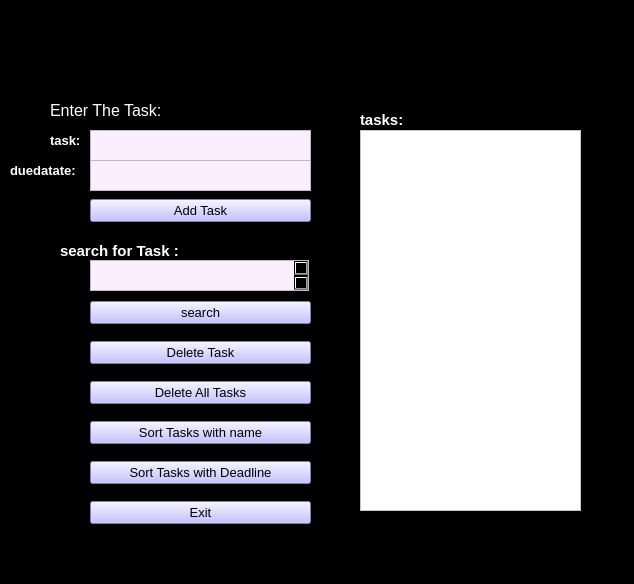
<?xml version="1.0" encoding="UTF-8"?>
<ui version="4.0">
 <class>ToDoList</class>
 <widget class="QMainWindow" name="ToDoList">
  <property name="geometry">
   <rect>
    <x>0</x>
    <y>0</y>
    <width>634</width>
    <height>584</height>
   </rect>
  </property>
  <property name="palette">
   <palette>
    <active>
     <colorrole role="WindowText">
      <brush brushstyle="SolidPattern">
       <color alpha="255">
        <red>0</red>
        <green>0</green>
        <blue>0</blue>
       </color>
      </brush>
     </colorrole>
     <colorrole role="Button">
      <brush brushstyle="SolidPattern">
       <color alpha="255">
        <red>0</red>
        <green>0</green>
        <blue>0</blue>
       </color>
      </brush>
     </colorrole>
     <colorrole role="Light">
      <brush brushstyle="SolidPattern">
       <color alpha="255">
        <red>255</red>
        <green>255</green>
        <blue>255</blue>
       </color>
      </brush>
     </colorrole>
     <colorrole role="Midlight">
      <brush brushstyle="SolidPattern">
       <color alpha="255">
        <red>255</red>
        <green>255</green>
        <blue>255</blue>
       </color>
      </brush>
     </colorrole>
     <colorrole role="Dark">
      <brush brushstyle="SolidPattern">
       <color alpha="255">
        <red>127</red>
        <green>127</green>
        <blue>127</blue>
       </color>
      </brush>
     </colorrole>
     <colorrole role="Mid">
      <brush brushstyle="SolidPattern">
       <color alpha="255">
        <red>170</red>
        <green>170</green>
        <blue>170</blue>
       </color>
      </brush>
     </colorrole>
     <colorrole role="Text">
      <brush brushstyle="SolidPattern">
       <color alpha="255">
        <red>0</red>
        <green>0</green>
        <blue>0</blue>
       </color>
      </brush>
     </colorrole>
     <colorrole role="BrightText">
      <brush brushstyle="SolidPattern">
       <color alpha="255">
        <red>255</red>
        <green>255</green>
        <blue>255</blue>
       </color>
      </brush>
     </colorrole>
     <colorrole role="ButtonText">
      <brush brushstyle="SolidPattern">
       <color alpha="255">
        <red>0</red>
        <green>0</green>
        <blue>0</blue>
       </color>
      </brush>
     </colorrole>
     <colorrole role="Base">
      <brush brushstyle="SolidPattern">
       <color alpha="255">
        <red>0</red>
        <green>0</green>
        <blue>0</blue>
       </color>
      </brush>
     </colorrole>
     <colorrole role="Window">
      <brush brushstyle="SolidPattern">
       <color alpha="255">
        <red>0</red>
        <green>0</green>
        <blue>0</blue>
       </color>
      </brush>
     </colorrole>
     <colorrole role="Shadow">
      <brush brushstyle="SolidPattern">
       <color alpha="255">
        <red>0</red>
        <green>0</green>
        <blue>0</blue>
       </color>
      </brush>
     </colorrole>
     <colorrole role="AlternateBase">
      <brush brushstyle="SolidPattern">
       <color alpha="255">
        <red>255</red>
        <green>255</green>
        <blue>255</blue>
       </color>
      </brush>
     </colorrole>
     <colorrole role="ToolTipBase">
      <brush brushstyle="SolidPattern">
       <color alpha="255">
        <red>255</red>
        <green>255</green>
        <blue>220</blue>
       </color>
      </brush>
     </colorrole>
     <colorrole role="ToolTipText">
      <brush brushstyle="SolidPattern">
       <color alpha="255">
        <red>0</red>
        <green>0</green>
        <blue>0</blue>
       </color>
      </brush>
     </colorrole>
     <colorrole role="PlaceholderText">
      <brush brushstyle="SolidPattern">
       <color alpha="128">
        <red>0</red>
        <green>0</green>
        <blue>0</blue>
       </color>
      </brush>
     </colorrole>
    </active>
    <inactive>
     <colorrole role="WindowText">
      <brush brushstyle="SolidPattern">
       <color alpha="255">
        <red>0</red>
        <green>0</green>
        <blue>0</blue>
       </color>
      </brush>
     </colorrole>
     <colorrole role="Button">
      <brush brushstyle="SolidPattern">
       <color alpha="255">
        <red>0</red>
        <green>0</green>
        <blue>0</blue>
       </color>
      </brush>
     </colorrole>
     <colorrole role="Light">
      <brush brushstyle="SolidPattern">
       <color alpha="255">
        <red>255</red>
        <green>255</green>
        <blue>255</blue>
       </color>
      </brush>
     </colorrole>
     <colorrole role="Midlight">
      <brush brushstyle="SolidPattern">
       <color alpha="255">
        <red>255</red>
        <green>255</green>
        <blue>255</blue>
       </color>
      </brush>
     </colorrole>
     <colorrole role="Dark">
      <brush brushstyle="SolidPattern">
       <color alpha="255">
        <red>127</red>
        <green>127</green>
        <blue>127</blue>
       </color>
      </brush>
     </colorrole>
     <colorrole role="Mid">
      <brush brushstyle="SolidPattern">
       <color alpha="255">
        <red>170</red>
        <green>170</green>
        <blue>170</blue>
       </color>
      </brush>
     </colorrole>
     <colorrole role="Text">
      <brush brushstyle="SolidPattern">
       <color alpha="255">
        <red>0</red>
        <green>0</green>
        <blue>0</blue>
       </color>
      </brush>
     </colorrole>
     <colorrole role="BrightText">
      <brush brushstyle="SolidPattern">
       <color alpha="255">
        <red>255</red>
        <green>255</green>
        <blue>255</blue>
       </color>
      </brush>
     </colorrole>
     <colorrole role="ButtonText">
      <brush brushstyle="SolidPattern">
       <color alpha="255">
        <red>0</red>
        <green>0</green>
        <blue>0</blue>
       </color>
      </brush>
     </colorrole>
     <colorrole role="Base">
      <brush brushstyle="SolidPattern">
       <color alpha="255">
        <red>0</red>
        <green>0</green>
        <blue>0</blue>
       </color>
      </brush>
     </colorrole>
     <colorrole role="Window">
      <brush brushstyle="SolidPattern">
       <color alpha="255">
        <red>0</red>
        <green>0</green>
        <blue>0</blue>
       </color>
      </brush>
     </colorrole>
     <colorrole role="Shadow">
      <brush brushstyle="SolidPattern">
       <color alpha="255">
        <red>0</red>
        <green>0</green>
        <blue>0</blue>
       </color>
      </brush>
     </colorrole>
     <colorrole role="AlternateBase">
      <brush brushstyle="SolidPattern">
       <color alpha="255">
        <red>255</red>
        <green>255</green>
        <blue>255</blue>
       </color>
      </brush>
     </colorrole>
     <colorrole role="ToolTipBase">
      <brush brushstyle="SolidPattern">
       <color alpha="255">
        <red>255</red>
        <green>255</green>
        <blue>220</blue>
       </color>
      </brush>
     </colorrole>
     <colorrole role="ToolTipText">
      <brush brushstyle="SolidPattern">
       <color alpha="255">
        <red>0</red>
        <green>0</green>
        <blue>0</blue>
       </color>
      </brush>
     </colorrole>
     <colorrole role="PlaceholderText">
      <brush brushstyle="SolidPattern">
       <color alpha="128">
        <red>0</red>
        <green>0</green>
        <blue>0</blue>
       </color>
      </brush>
     </colorrole>
    </inactive>
    <disabled>
     <colorrole role="WindowText">
      <brush brushstyle="SolidPattern">
       <color alpha="255">
        <red>127</red>
        <green>127</green>
        <blue>127</blue>
       </color>
      </brush>
     </colorrole>
     <colorrole role="Button">
      <brush brushstyle="SolidPattern">
       <color alpha="255">
        <red>0</red>
        <green>0</green>
        <blue>0</blue>
       </color>
      </brush>
     </colorrole>
     <colorrole role="Light">
      <brush brushstyle="SolidPattern">
       <color alpha="255">
        <red>255</red>
        <green>255</green>
        <blue>255</blue>
       </color>
      </brush>
     </colorrole>
     <colorrole role="Midlight">
      <brush brushstyle="SolidPattern">
       <color alpha="255">
        <red>255</red>
        <green>255</green>
        <blue>255</blue>
       </color>
      </brush>
     </colorrole>
     <colorrole role="Dark">
      <brush brushstyle="SolidPattern">
       <color alpha="255">
        <red>127</red>
        <green>127</green>
        <blue>127</blue>
       </color>
      </brush>
     </colorrole>
     <colorrole role="Mid">
      <brush brushstyle="SolidPattern">
       <color alpha="255">
        <red>170</red>
        <green>170</green>
        <blue>170</blue>
       </color>
      </brush>
     </colorrole>
     <colorrole role="Text">
      <brush brushstyle="SolidPattern">
       <color alpha="255">
        <red>127</red>
        <green>127</green>
        <blue>127</blue>
       </color>
      </brush>
     </colorrole>
     <colorrole role="BrightText">
      <brush brushstyle="SolidPattern">
       <color alpha="255">
        <red>255</red>
        <green>255</green>
        <blue>255</blue>
       </color>
      </brush>
     </colorrole>
     <colorrole role="ButtonText">
      <brush brushstyle="SolidPattern">
       <color alpha="255">
        <red>127</red>
        <green>127</green>
        <blue>127</blue>
       </color>
      </brush>
     </colorrole>
     <colorrole role="Base">
      <brush brushstyle="SolidPattern">
       <color alpha="255">
        <red>0</red>
        <green>0</green>
        <blue>0</blue>
       </color>
      </brush>
     </colorrole>
     <colorrole role="Window">
      <brush brushstyle="SolidPattern">
       <color alpha="255">
        <red>0</red>
        <green>0</green>
        <blue>0</blue>
       </color>
      </brush>
     </colorrole>
     <colorrole role="Shadow">
      <brush brushstyle="SolidPattern">
       <color alpha="255">
        <red>0</red>
        <green>0</green>
        <blue>0</blue>
       </color>
      </brush>
     </colorrole>
     <colorrole role="AlternateBase">
      <brush brushstyle="SolidPattern">
       <color alpha="255">
        <red>255</red>
        <green>255</green>
        <blue>255</blue>
       </color>
      </brush>
     </colorrole>
     <colorrole role="ToolTipBase">
      <brush brushstyle="SolidPattern">
       <color alpha="255">
        <red>255</red>
        <green>255</green>
        <blue>220</blue>
       </color>
      </brush>
     </colorrole>
     <colorrole role="ToolTipText">
      <brush brushstyle="SolidPattern">
       <color alpha="255">
        <red>0</red>
        <green>0</green>
        <blue>0</blue>
       </color>
      </brush>
     </colorrole>
     <colorrole role="PlaceholderText">
      <brush brushstyle="SolidPattern">
       <color alpha="128">
        <red>0</red>
        <green>0</green>
        <blue>0</blue>
       </color>
      </brush>
     </colorrole>
    </disabled>
   </palette>
  </property>
  <property name="windowTitle">
   <string>MainWindow</string>
  </property>
  <property name="styleSheet">
   <string notr="true">background-color: rgb(0, 0, 0);</string>
  </property>
  <widget class="QWidget" name="centralwidget">
   <widget class="QWidget" name="verticalLayoutWidget">
    <property name="geometry">
     <rect>
      <x>90</x>
      <y>190</y>
      <width>221</width>
      <height>41</height>
     </rect>
    </property>
    <layout class="QVBoxLayout" name="verticalLayout">
     <item>
      <widget class="QPushButton" name="addtask">
       <property name="palette">
        <palette>
         <active>
          <colorrole role="WindowText">
           <brush brushstyle="SolidPattern">
            <color alpha="255">
             <red>0</red>
             <green>0</green>
             <blue>0</blue>
            </color>
           </brush>
          </colorrole>
          <colorrole role="Button">
           <brush brushstyle="SolidPattern">
            <color alpha="255">
             <red>181</red>
             <green>176</green>
             <blue>255</blue>
            </color>
           </brush>
          </colorrole>
          <colorrole role="Light">
           <brush brushstyle="SolidPattern">
            <color alpha="255">
             <red>255</red>
             <green>255</green>
             <blue>255</blue>
            </color>
           </brush>
          </colorrole>
          <colorrole role="Midlight">
           <brush brushstyle="SolidPattern">
            <color alpha="255">
             <red>212</red>
             <green>255</green>
             <blue>255</blue>
            </color>
           </brush>
          </colorrole>
          <colorrole role="Dark">
           <brush brushstyle="SolidPattern">
            <color alpha="255">
             <red>85</red>
             <green>127</green>
             <blue>127</blue>
            </color>
           </brush>
          </colorrole>
          <colorrole role="Mid">
           <brush brushstyle="SolidPattern">
            <color alpha="255">
             <red>113</red>
             <green>170</green>
             <blue>170</blue>
            </color>
           </brush>
          </colorrole>
          <colorrole role="Text">
           <brush brushstyle="SolidPattern">
            <color alpha="255">
             <red>0</red>
             <green>0</green>
             <blue>0</blue>
            </color>
           </brush>
          </colorrole>
          <colorrole role="BrightText">
           <brush brushstyle="SolidPattern">
            <color alpha="255">
             <red>255</red>
             <green>255</green>
             <blue>255</blue>
            </color>
           </brush>
          </colorrole>
          <colorrole role="ButtonText">
           <brush brushstyle="SolidPattern">
            <color alpha="255">
             <red>0</red>
             <green>0</green>
             <blue>0</blue>
            </color>
           </brush>
          </colorrole>
          <colorrole role="Base">
           <brush brushstyle="SolidPattern">
            <color alpha="255">
             <red>181</red>
             <green>176</green>
             <blue>255</blue>
            </color>
           </brush>
          </colorrole>
          <colorrole role="Window">
           <brush brushstyle="SolidPattern">
            <color alpha="255">
             <red>181</red>
             <green>176</green>
             <blue>255</blue>
            </color>
           </brush>
          </colorrole>
          <colorrole role="Shadow">
           <brush brushstyle="SolidPattern">
            <color alpha="255">
             <red>0</red>
             <green>0</green>
             <blue>0</blue>
            </color>
           </brush>
          </colorrole>
          <colorrole role="AlternateBase">
           <brush brushstyle="SolidPattern">
            <color alpha="255">
             <red>212</red>
             <green>255</green>
             <blue>255</blue>
            </color>
           </brush>
          </colorrole>
          <colorrole role="ToolTipBase">
           <brush brushstyle="SolidPattern">
            <color alpha="255">
             <red>255</red>
             <green>255</green>
             <blue>220</blue>
            </color>
           </brush>
          </colorrole>
          <colorrole role="ToolTipText">
           <brush brushstyle="SolidPattern">
            <color alpha="255">
             <red>0</red>
             <green>0</green>
             <blue>0</blue>
            </color>
           </brush>
          </colorrole>
          <colorrole role="PlaceholderText">
           <brush brushstyle="SolidPattern">
            <color alpha="128">
             <red>0</red>
             <green>0</green>
             <blue>0</blue>
            </color>
           </brush>
          </colorrole>
         </active>
         <inactive>
          <colorrole role="WindowText">
           <brush brushstyle="SolidPattern">
            <color alpha="255">
             <red>0</red>
             <green>0</green>
             <blue>0</blue>
            </color>
           </brush>
          </colorrole>
          <colorrole role="Button">
           <brush brushstyle="SolidPattern">
            <color alpha="255">
             <red>181</red>
             <green>176</green>
             <blue>255</blue>
            </color>
           </brush>
          </colorrole>
          <colorrole role="Light">
           <brush brushstyle="SolidPattern">
            <color alpha="255">
             <red>255</red>
             <green>255</green>
             <blue>255</blue>
            </color>
           </brush>
          </colorrole>
          <colorrole role="Midlight">
           <brush brushstyle="SolidPattern">
            <color alpha="255">
             <red>212</red>
             <green>255</green>
             <blue>255</blue>
            </color>
           </brush>
          </colorrole>
          <colorrole role="Dark">
           <brush brushstyle="SolidPattern">
            <color alpha="255">
             <red>85</red>
             <green>127</green>
             <blue>127</blue>
            </color>
           </brush>
          </colorrole>
          <colorrole role="Mid">
           <brush brushstyle="SolidPattern">
            <color alpha="255">
             <red>113</red>
             <green>170</green>
             <blue>170</blue>
            </color>
           </brush>
          </colorrole>
          <colorrole role="Text">
           <brush brushstyle="SolidPattern">
            <color alpha="255">
             <red>0</red>
             <green>0</green>
             <blue>0</blue>
            </color>
           </brush>
          </colorrole>
          <colorrole role="BrightText">
           <brush brushstyle="SolidPattern">
            <color alpha="255">
             <red>255</red>
             <green>255</green>
             <blue>255</blue>
            </color>
           </brush>
          </colorrole>
          <colorrole role="ButtonText">
           <brush brushstyle="SolidPattern">
            <color alpha="255">
             <red>0</red>
             <green>0</green>
             <blue>0</blue>
            </color>
           </brush>
          </colorrole>
          <colorrole role="Base">
           <brush brushstyle="SolidPattern">
            <color alpha="255">
             <red>181</red>
             <green>176</green>
             <blue>255</blue>
            </color>
           </brush>
          </colorrole>
          <colorrole role="Window">
           <brush brushstyle="SolidPattern">
            <color alpha="255">
             <red>181</red>
             <green>176</green>
             <blue>255</blue>
            </color>
           </brush>
          </colorrole>
          <colorrole role="Shadow">
           <brush brushstyle="SolidPattern">
            <color alpha="255">
             <red>0</red>
             <green>0</green>
             <blue>0</blue>
            </color>
           </brush>
          </colorrole>
          <colorrole role="AlternateBase">
           <brush brushstyle="SolidPattern">
            <color alpha="255">
             <red>212</red>
             <green>255</green>
             <blue>255</blue>
            </color>
           </brush>
          </colorrole>
          <colorrole role="ToolTipBase">
           <brush brushstyle="SolidPattern">
            <color alpha="255">
             <red>255</red>
             <green>255</green>
             <blue>220</blue>
            </color>
           </brush>
          </colorrole>
          <colorrole role="ToolTipText">
           <brush brushstyle="SolidPattern">
            <color alpha="255">
             <red>0</red>
             <green>0</green>
             <blue>0</blue>
            </color>
           </brush>
          </colorrole>
          <colorrole role="PlaceholderText">
           <brush brushstyle="SolidPattern">
            <color alpha="128">
             <red>0</red>
             <green>0</green>
             <blue>0</blue>
            </color>
           </brush>
          </colorrole>
         </inactive>
         <disabled>
          <colorrole role="WindowText">
           <brush brushstyle="SolidPattern">
            <color alpha="255">
             <red>85</red>
             <green>127</green>
             <blue>127</blue>
            </color>
           </brush>
          </colorrole>
          <colorrole role="Button">
           <brush brushstyle="SolidPattern">
            <color alpha="255">
             <red>181</red>
             <green>176</green>
             <blue>255</blue>
            </color>
           </brush>
          </colorrole>
          <colorrole role="Light">
           <brush brushstyle="SolidPattern">
            <color alpha="255">
             <red>255</red>
             <green>255</green>
             <blue>255</blue>
            </color>
           </brush>
          </colorrole>
          <colorrole role="Midlight">
           <brush brushstyle="SolidPattern">
            <color alpha="255">
             <red>212</red>
             <green>255</green>
             <blue>255</blue>
            </color>
           </brush>
          </colorrole>
          <colorrole role="Dark">
           <brush brushstyle="SolidPattern">
            <color alpha="255">
             <red>85</red>
             <green>127</green>
             <blue>127</blue>
            </color>
           </brush>
          </colorrole>
          <colorrole role="Mid">
           <brush brushstyle="SolidPattern">
            <color alpha="255">
             <red>113</red>
             <green>170</green>
             <blue>170</blue>
            </color>
           </brush>
          </colorrole>
          <colorrole role="Text">
           <brush brushstyle="SolidPattern">
            <color alpha="255">
             <red>85</red>
             <green>127</green>
             <blue>127</blue>
            </color>
           </brush>
          </colorrole>
          <colorrole role="BrightText">
           <brush brushstyle="SolidPattern">
            <color alpha="255">
             <red>255</red>
             <green>255</green>
             <blue>255</blue>
            </color>
           </brush>
          </colorrole>
          <colorrole role="ButtonText">
           <brush brushstyle="SolidPattern">
            <color alpha="255">
             <red>85</red>
             <green>127</green>
             <blue>127</blue>
            </color>
           </brush>
          </colorrole>
          <colorrole role="Base">
           <brush brushstyle="SolidPattern">
            <color alpha="255">
             <red>181</red>
             <green>176</green>
             <blue>255</blue>
            </color>
           </brush>
          </colorrole>
          <colorrole role="Window">
           <brush brushstyle="SolidPattern">
            <color alpha="255">
             <red>181</red>
             <green>176</green>
             <blue>255</blue>
            </color>
           </brush>
          </colorrole>
          <colorrole role="Shadow">
           <brush brushstyle="SolidPattern">
            <color alpha="255">
             <red>0</red>
             <green>0</green>
             <blue>0</blue>
            </color>
           </brush>
          </colorrole>
          <colorrole role="AlternateBase">
           <brush brushstyle="SolidPattern">
            <color alpha="255">
             <red>170</red>
             <green>255</green>
             <blue>255</blue>
            </color>
           </brush>
          </colorrole>
          <colorrole role="ToolTipBase">
           <brush brushstyle="SolidPattern">
            <color alpha="255">
             <red>255</red>
             <green>255</green>
             <blue>220</blue>
            </color>
           </brush>
          </colorrole>
          <colorrole role="ToolTipText">
           <brush brushstyle="SolidPattern">
            <color alpha="255">
             <red>0</red>
             <green>0</green>
             <blue>0</blue>
            </color>
           </brush>
          </colorrole>
          <colorrole role="PlaceholderText">
           <brush brushstyle="SolidPattern">
            <color alpha="128">
             <red>0</red>
             <green>0</green>
             <blue>0</blue>
            </color>
           </brush>
          </colorrole>
         </disabled>
        </palette>
       </property>
       <property name="font">
        <font>
         <pointsize>10</pointsize>
        </font>
       </property>
       <property name="styleSheet">
        <string notr="true">
background-color: rgb(181, 176, 255);
</string>
       </property>
       <property name="text">
        <string>Add Task</string>
       </property>
      </widget>
     </item>
    </layout>
   </widget>
   <widget class="QTextEdit" name="addedtask">
    <property name="geometry">
     <rect>
      <x>90</x>
      <y>130</y>
      <width>221</width>
      <height>31</height>
     </rect>
    </property>
    <property name="font">
     <font>
      <family>Elephant</family>
      <pointsize>11</pointsize>
      <weight>75</weight>
      <italic>false</italic>
      <bold>true</bold>
     </font>
    </property>
    <property name="styleSheet">
     <string notr="true">background-color: rgb(251, 238, 255);</string>
    </property>
    <property name="html">
     <string>&lt;!DOCTYPE HTML PUBLIC &quot;-//W3C//DTD HTML 4.0//EN&quot; &quot;http://www.w3.org/TR/REC-html40/strict.dtd&quot;&gt;
&lt;html&gt;&lt;head&gt;&lt;meta name=&quot;qrichtext&quot; content=&quot;1&quot; /&gt;&lt;style type=&quot;text/css&quot;&gt;
p, li { white-space: pre-wrap; }
&lt;/style&gt;&lt;/head&gt;&lt;body style=&quot; font-family:'Elephant'; font-size:11pt; font-weight:600; font-style:normal;&quot;&gt;
&lt;p style=&quot;-qt-paragraph-type:empty; margin-top:0px; margin-bottom:0px; margin-left:0px; margin-right:0px; -qt-block-indent:0; text-indent:0px; font-family:'MS Shell Dlg 2'; font-size:8.25pt; font-weight:400;&quot;&gt;&lt;br /&gt;&lt;/p&gt;&lt;/body&gt;&lt;/html&gt;</string>
    </property>
   </widget>
   <widget class="QLabel" name="setask">
    <property name="geometry">
     <rect>
      <x>60</x>
      <y>240</y>
      <width>131</width>
      <height>21</height>
     </rect>
    </property>
    <property name="font">
     <font>
      <pointsize>11</pointsize>
      <weight>75</weight>
      <bold>true</bold>
     </font>
    </property>
    <property name="styleSheet">
     <string notr="true">color:rgb(255, 255, 255)</string>
    </property>
    <property name="text">
     <string>search for Task :</string>
    </property>
   </widget>
   <widget class="QWidget" name="verticalLayoutWidget_2">
    <property name="geometry">
     <rect>
      <x>90</x>
      <y>290</y>
      <width>221</width>
      <height>251</height>
     </rect>
    </property>
    <layout class="QVBoxLayout" name="verticalLayout_2">
     <item>
      <widget class="QPushButton" name="search">
       <property name="font">
        <font>
         <pointsize>10</pointsize>
        </font>
       </property>
       <property name="styleSheet">
        <string notr="true">background-color: rgb(181, 176, 255);</string>
       </property>
       <property name="text">
        <string>search</string>
       </property>
      </widget>
     </item>
     <item>
      <widget class="QPushButton" name="deletetask">
       <property name="font">
        <font>
         <pointsize>10</pointsize>
        </font>
       </property>
       <property name="styleSheet">
        <string notr="true">background-color: rgb(181, 176, 255);
</string>
       </property>
       <property name="text">
        <string>Delete Task</string>
       </property>
      </widget>
     </item>
     <item>
      <widget class="QPushButton" name="deleteall">
       <property name="font">
        <font>
         <pointsize>10</pointsize>
        </font>
       </property>
       <property name="styleSheet">
        <string notr="true">background-color: rgb(181, 176, 255);
</string>
       </property>
       <property name="text">
        <string>Delete All Tasks</string>
       </property>
      </widget>
     </item>
     <item>
      <widget class="QPushButton" name="sortname">
       <property name="font">
        <font>
         <pointsize>10</pointsize>
        </font>
       </property>
       <property name="styleSheet">
        <string notr="true">background-color: rgb(181, 176, 255);</string>
       </property>
       <property name="text">
        <string>Sort Tasks with name</string>
       </property>
      </widget>
     </item>
     <item>
      <widget class="QPushButton" name="sortdeadline">
       <property name="font">
        <font>
         <pointsize>10</pointsize>
        </font>
       </property>
       <property name="styleSheet">
        <string notr="true">background-color: rgb(181, 176, 255);
</string>
       </property>
       <property name="text">
        <string>Sort Tasks with Deadline</string>
       </property>
      </widget>
     </item>
     <item>
      <widget class="QPushButton" name="exit">
       <property name="font">
        <font>
         <pointsize>10</pointsize>
        </font>
       </property>
       <property name="styleSheet">
        <string notr="true">background-color: rgb(181, 176, 255);
</string>
       </property>
       <property name="text">
        <string>Exit</string>
       </property>
      </widget>
     </item>
    </layout>
   </widget>
   <widget class="QListWidget" name="listoftasks">
    <property name="geometry">
     <rect>
      <x>360</x>
      <y>130</y>
      <width>221</width>
      <height>381</height>
     </rect>
    </property>
    <property name="font">
     <font>
      <family>MS Shell Dlg 2</family>
      <pointsize>10</pointsize>
      <weight>9</weight>
      <italic>false</italic>
      <bold>false</bold>
     </font>
    </property>
    <property name="styleSheet">
     <string notr="true">font: 75 10pt &quot;MS Shell Dlg 2&quot;;
background-color: rgb(255, 255, 255);</string>
    </property>
   </widget>
   <widget class="QLabel" name="Enter">
    <property name="geometry">
     <rect>
      <x>50</x>
      <y>100</y>
      <width>121</width>
      <height>20</height>
     </rect>
    </property>
    <property name="font">
     <font>
      <pointsize>12</pointsize>
     </font>
    </property>
    <property name="styleSheet">
     <string notr="true">color:rgb(255, 255, 255)</string>
    </property>
    <property name="text">
     <string>Enter The Task:</string>
    </property>
   </widget>
   <widget class="QTextEdit" name="searchtask">
    <property name="geometry">
     <rect>
      <x>90</x>
      <y>260</y>
      <width>219</width>
      <height>31</height>
     </rect>
    </property>
    <property name="font">
     <font>
      <family>Elephant</family>
      <pointsize>11</pointsize>
      <weight>75</weight>
      <italic>false</italic>
      <bold>true</bold>
     </font>
    </property>
    <property name="styleSheet">
     <string notr="true">background-color: rgb(251, 238, 255);</string>
    </property>
   </widget>
   <widget class="QLabel" name="tasks">
    <property name="geometry">
     <rect>
      <x>360</x>
      <y>110</y>
      <width>51</width>
      <height>20</height>
     </rect>
    </property>
    <property name="font">
     <font>
      <pointsize>11</pointsize>
      <weight>75</weight>
      <bold>true</bold>
     </font>
    </property>
    <property name="styleSheet">
     <string notr="true">color:rgb(255, 255, 255)</string>
    </property>
    <property name="text">
     <string>tasks:</string>
    </property>
   </widget>
   <widget class="QTextEdit" name="duetask">
    <property name="geometry">
     <rect>
      <x>90</x>
      <y>160</y>
      <width>221</width>
      <height>31</height>
     </rect>
    </property>
    <property name="styleSheet">
     <string notr="true">background-color: rgb(251, 238, 255);
</string>
    </property>
   </widget>
   <widget class="QLabel" name="task">
    <property name="geometry">
     <rect>
      <x>50</x>
      <y>130</y>
      <width>31</width>
      <height>20</height>
     </rect>
    </property>
    <property name="font">
     <font>
      <pointsize>10</pointsize>
      <weight>75</weight>
      <bold>true</bold>
     </font>
    </property>
    <property name="styleSheet">
     <string notr="true">color:rgb(255, 255, 255)
</string>
    </property>
    <property name="text">
     <string>task:</string>
    </property>
   </widget>
   <widget class="QLabel" name="date">
    <property name="geometry">
     <rect>
      <x>10</x>
      <y>160</y>
      <width>71</width>
      <height>20</height>
     </rect>
    </property>
    <property name="font">
     <font>
      <pointsize>10</pointsize>
      <weight>75</weight>
      <bold>true</bold>
     </font>
    </property>
    <property name="styleSheet">
     <string notr="true">color:rgb(255, 255, 255)</string>
    </property>
    <property name="text">
     <string>duedatate:</string>
    </property>
   </widget>
  </widget>
  <widget class="QMenuBar" name="menubar">
   <property name="geometry">
    <rect>
     <x>0</x>
     <y>0</y>
     <width>634</width>
     <height>21</height>
    </rect>
   </property>
  </widget>
  <widget class="QStatusBar" name="statusbar"/>
 </widget>
 <resources/>
 <connections/>
</ui>
